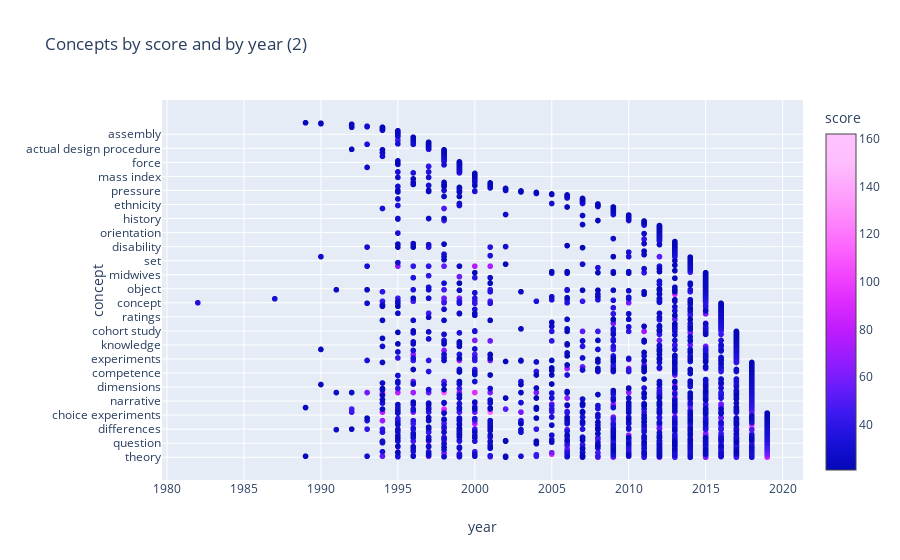

Write notebook code for a chart like this one.
### Code cell
px.scatter(df_by_year.query("score>20"), x="year", y="concept", color="score", height=800, title="Concepts by score and by year (2)")

### Figure 1 — Plotly figure (JSON) as saved in the notebook; plotly's stock layout.template omitted (floating-point values rounded to 4 significant figures; data arrays with more than 128 entries replaced by an {"elided": "..."} marker saying what was removed)
{"data": [{"hoverlabel": {"namelength": 0}, "hovertemplate": "year=%{x}<br>concept=%{y}<br>score=%{marker.color}", "legendgroup": "", "marker": {"color": {"elided": "2077 int values"}, "coloraxis": "coloraxis", "symbol": "circle"}, "mode": "markers", "name": "", "showlegend": false, "type": "scattergl", "uid": "3f14e0ed-5e1c-4156-bf4c-01407fc5e9dc", "x": {"elided": "2077 int values"}, "xaxis": "x", "y": {"elided": "2077 str values"}, "yaxis": "y"}], "layout": {"autosize": true, "coloraxis": {"colorbar": {"title": {"text": "score"}}, "colorscale": [[0, "#0508b8"], [0.08333, "#1910d8"], [0.1667, "#3c19f0"], [0.25, "#6b1cfb"], [0.3333, "#981cfd"], [0.4167, "#bf1cfd"], [0.5, "#dd2bfd"], [0.5833, "#f246fe"], [0.6667, "#fc67fd"], [0.75, "#fe88fc"], [0.8333, "#fea5fd"], [0.9167, "#febefe"], [1, "#fec3fe"]]}, "grid": {"xaxes": ["x"], "xgap": 0.1, "xside": "bottom", "yaxes": ["y"], "ygap": 0.1, "yside": "left"}, "legend": {"tracegroupgap": 0}, "title": {"text": "Concepts by score and by year (2)"}, "xaxis": {"autorange": true, "range": [1980.0, 2021.0], "title": {"text": "year"}, "type": "linear"}, "yaxis": {"autorange": true, "range": [-42.1, 709.1], "title": {"text": "concept"}, "type": "category"}}}
